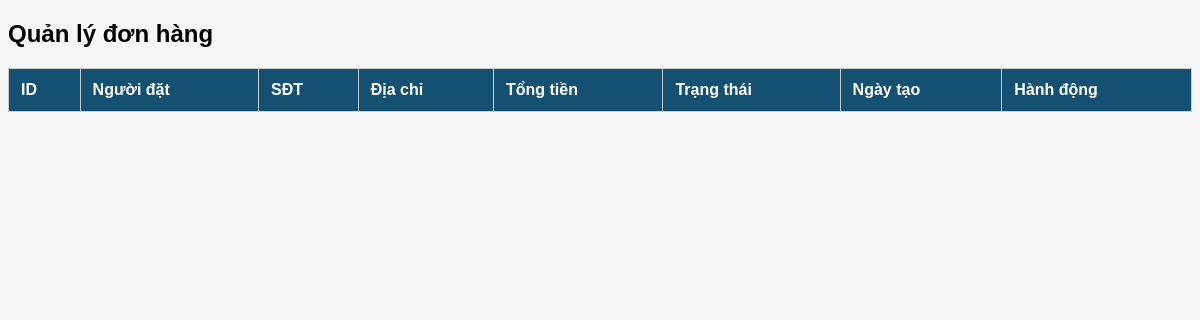
The app's page /admin/orders.php, older data.
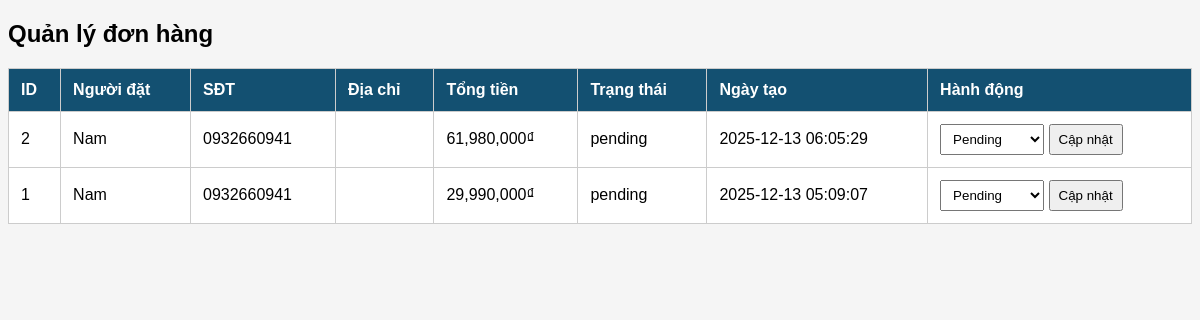
The same page, newer data.
### tables this page shows
CREATE TABLE `orders` (
  `id` int(11) NOT NULL,
  `user_id` int(11) DEFAULT NULL,
  `total` decimal(10,2) DEFAULT NULL,
  `status` enum('pending','confirmed','processing','shipping','delivered','cancelled') DEFAULT 'pending',
  `payment_method` varchar(50) DEFAULT NULL,
  `shipping_method` varchar(50) DEFAULT NULL,
  `fullname` varchar(255) DEFAULT NULL,
  `phone` varchar(50) DEFAULT NULL,
  `province_id` int(11) NOT NULL,
  `district_id` int(11) NOT NULL,
  `street` varchar(255) DEFAULT NULL,
  `address` text DEFAULT NULL,
  `created_at` timestamp NOT NULL DEFAULT current_timestamp(),
  `coupon_code` varchar(50) DEFAULT NULL,
  `coupon_discount` int(11) DEFAULT 0
);

### admin/orders.php (the view, shortened to what this page needs)
<?php
include "../db.php";
$orders = $conn->query("SELECT * FROM orders ORDER BY created_at DESC");
?>
<!DOCTYPE html>
<html>
<head>
</head>
<body>
<h2>Quản lý đơn hàng</h2>
<table>
<tr>
    <th>ID</th>
    <th>Người đặt</th>
    <th>SĐT</th>
    <th>Địa chỉ</th>
    <th>Tổng tiền</th>
    <th>Trạng thái</th>
    <th>Ngày tạo</th>
    <th>Hành động</th>
</tr>
<?php while($o = $orders->fetch_assoc()): ?>
<tr>
    <td><?= $o['id'] ?></td>
    <td><?= htmlspecialchars($o['fullname']) ?></td>
    <td><?= htmlspecialchars($o['phone']) ?></td>
    <td><?= htmlspecialchars($o['address']) ?></td>
    <td><?= number_format($o['total']) ?>₫</td>
    <td><?= $o['status'] ?></td>
    <td><?= $o['created_at'] ?></td>
    <td>
        <form method="POST">
            <select name="status">
                <option value="Pending"   <?= $o['status']=="Pending" ? "selected" : "" ?>>Pending</option>
            </select>
            <button type="submit" name="update_status">Cập nhật</button>
        </form>
    </td>
</tr>
<?php endwhile; ?>
</table>
</body>
</html>

Row changes from the older to the newer data that the page shows:
added orders: id "2", fullname "Nam", phone "0932660941", total "61,980,000", status "pending", created_at "2025-12-13 06:05:29"
added orders: id "1", fullname "Nam", phone "0932660941", total "29,990,000", status "pending", created_at "2025-12-13 05:09:07"
